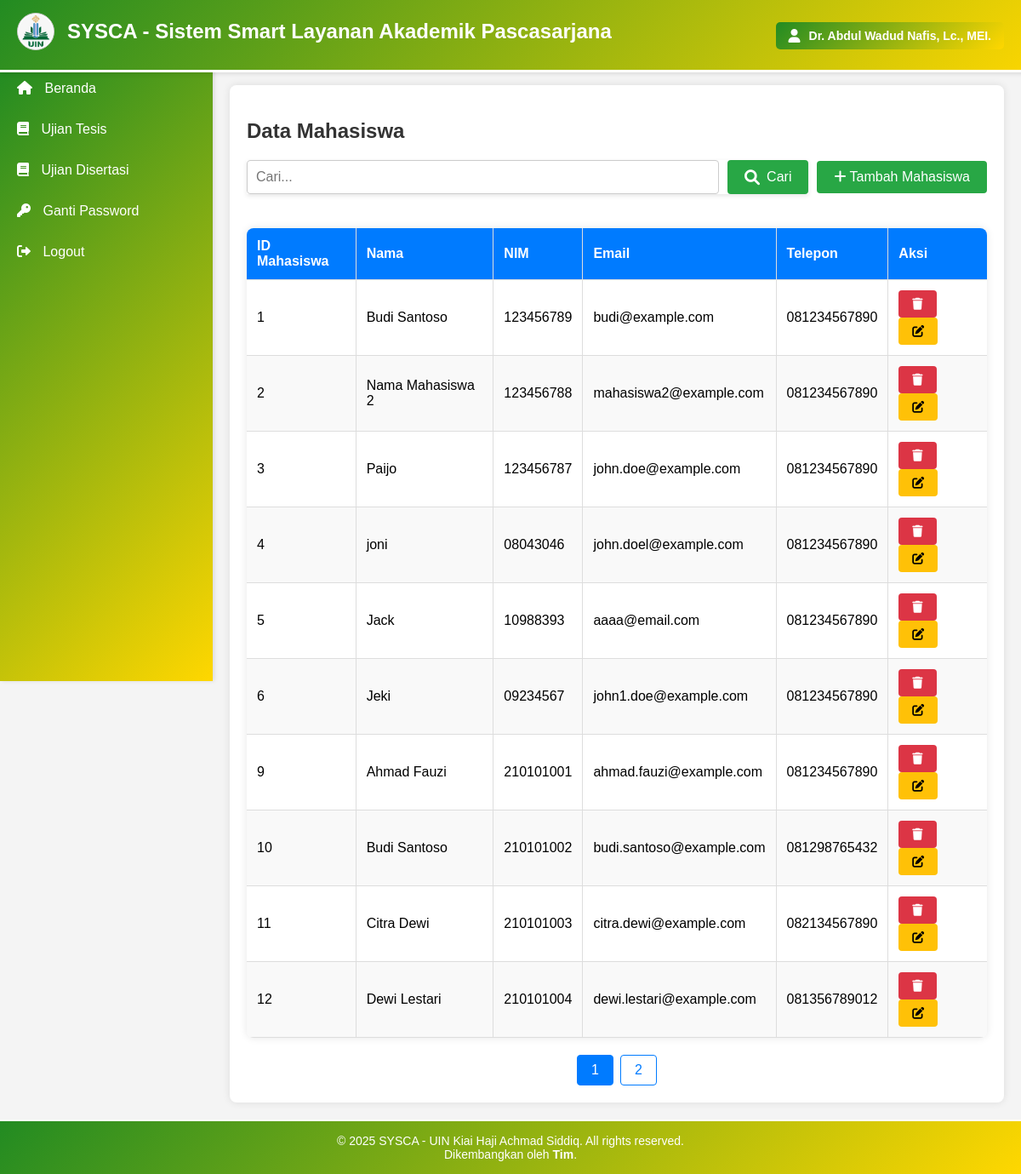
Screenshot of /crud_mahasiswa.php (signed in) with the database file from the repository.
### tables this page shows
CREATE TABLE `mahasiswa` (
  `id_mahasiswa` int(11) NOT NULL,
  `nama` varchar(100) NOT NULL,
  `nim` varchar(20) NOT NULL,
  `email` varchar(100) DEFAULT NULL,
  `telepon` varchar(15) DEFAULT NULL
);

### crud_mahasiswa.php (the view, shortened to what this page needs)
<?php
include 'koneksi.php';
$limit = 10;
$page = isset($_GET['page']) ? (int)$_GET['page'] : 1;
$start = ($page > 1) ? ($page * $limit) - $limit : 0;
$search = isset($_GET['search']) ? $_GET['search'] : '';
$searchCondition = $search ? "WHERE nama LIKE '%$search%' OR nim LIKE '%$search%' OR email LIKE '%$search%' OR telepon LIKE '%$search%'" : '';
$query = "SELECT * FROM mahasiswa $searchCondition LIMIT $start, $limit";
$result = $koneksi->query($query);
$totalQuery = "SELECT COUNT(*) as total FROM mahasiswa $searchCondition";
$totalResult = $koneksi->query($totalQuery);
$totalData = $totalResult->fetch_assoc()['total'];
$totalPages = ceil($totalData / $limit);
?>
<!DOCTYPE html>
<html lang="id">
<head>
    <link rel="stylesheet" href="style.css">
    <link rel="stylesheet" href="https://cdnjs.cloudflare.com/ajax/libs/font-awesome/6.0.0/css/all.min.css">
</head>
<body>
    <?php include 'header.php'; ?>
    <?php include 'sidebar.php'; ?>
    <main class="content">
        <div class="container">
            <h2>Data Mahasiswa</h2>
            <div class="search-and-add">
                <form method="GET" action="crud_mahasiswa.php" class="search-form">
                    <input type="text" name="search" placeholder="Cari..." value="<?php echo $search; ?>">
                    <button type="submit"><i class="fas fa-search"></i> Cari</button>
                </form>
                <button onclick="openAddModal()" class="btn-tambah"><i class="fas fa-plus"></i> Tambah Mahasiswa</button>
            </div>
            <table>
                <thead>
                    <tr>
                        <th>ID Mahasiswa</th>
                        <th>Nama</th>
                        <th>NIM</th>
                        <th>Email</th>
                        <th>Telepon</th>
                        <th>Aksi</th>
                    </tr>
                </thead>
                <tbody>
                    <?php while ($row = $result->fetch_assoc()): ?>
                    <tr>
                        <td><?php echo $row['id_mahasiswa']; ?></td>
                        <td><?php echo $row['nama']; ?></td>
                        <td><?php echo $row['nim']; ?></td>
                        <td><?php echo $row['email']; ?></td>
                        <td><?php echo $row['telepon']; ?></td>
                        <td>
                            <form method="POST" action="crud_mahasiswa.php" style="display:inline;">
                                <button type="submit" name="delete" class="btn-hapus"><i class="fas fa-trash"></i></button>
                            </form>
                            <button onclick="openEditModal(<?php echo $row['id_mahasiswa']; ?>, '<?php echo $row['nama']; ?>', '<?php echo $row['nim']; ?>', '<?php echo $row['email']; ?>', '<?php echo $row['telepon']; ?>')" class="btn-edit"><i class="fas fa-edit"></i></button>
                        </td>
                    </tr>
                    <?php endwhile; ?>
                </tbody>
            </table>
            <div class="pagination">
                <?php for ($i = 1; $i <= $totalPages; $i++): ?>
                    <a href="?page=<?php echo $i; ?>&search=<?php echo $search; ?>" class="<?php echo $page == $i ? 'active' : ''; ?>"><?php echo $i; ?></a>
                <?php endfor; ?>
            </div>
        </div>
    </main>
    <?php include 'footer.php'; ?>
</body>
</html>

### style.css (style rules this page uses)
body { font-family: Arial, sans-serif; margin: 0; padding: 0; background-color: #f4f4f4; display: flex; flex-direction: column; min-height: 100vh; }
.content { margin-left: 250px; padding: 80px 20px 20px; flex: 1; transition: margin-left 0.3s ease-in-out; }
.container { background: #fff; padding: 20px; border-radius: 8px; box-shadow: 0 0 10px rgba(0, 0, 0, 0.1); margin-top: 20px; }
h2 { color: #333; margin-bottom: 20px; }
table { width: 100%; border-collapse: collapse; margin-top: 20px; box-shadow: 0 0 10px rgba(0, 0, 0, 0.1); border-radius: 8px; overflow: hidden; }
table thead { background-color: #90EE90; color: #333; }
table th, table td { padding: 12px; text-align: left; border-bottom: 1px solid #ddd; }
table th { font-weight: bold; }
table tbody tr:nth-child(even) { background-color: #f9f9f9; }
table tbody tr { transition: background-color 0.3s ease; }
table th, table td { border-right: 1px solid #ddd; }
table th:last-child, table td:last-child { border-right: none; }
.pagination { display: flex; justify-content: center; margin-top: 20px; }
.pagination a { padding: 8px 16px; margin: 0 4px; text-decoration: none; color: #007bff; border: 1px solid #007bff; border-radius: 4px; transition: background 0.3s, color 0.3s; }
.pagination a.active { background-color: #007bff; color: #fff; }
.btn-tambah, .btn-edit, .btn-hapus, .btn-simpan, .btn-batal { padding: 8px 16px; border: none; border-radius: 4px; cursor: pointer; text-decoration: none; font-size: 14px; transition: background 0.3s, color 0.3s; }
.btn-tambah { background-color: #28a745; color: #fff; margin-bottom: 20px; }
.btn-edit { background-color: #ffc107; color: #000; }
.btn-hapus { background-color: #dc3545; color: #fff; }
.search-and-add { display: flex; justify-content: space-between; align-items: center; margin-bottom: 20px; gap: 10px; }
.search-and-add form { flex: 1; display: flex; gap: 10px; }
.search-and-add form input[type="text"] { flex: 1; padding: 10px; border: 1px solid #ccc; border-radius: 4px; font-size: 16px; }
.search-and-add form button { padding: 10px 20px; background-color: #28a745; color: #fff; border: none; border-radius: 4px; cursor: pointer; }
.btn-tambah { padding: 10px 20px; background-color: #007bff; color: #fff; border: none; border-radius: 4px; cursor: pointer; text-decoration: none; font-size: 16px; white-space: nowrap; }
.search-form { display: flex; gap: 10px; margin-bottom: 20px; }
.search-form input[type="text"] { flex: 1; padding: 10px; border: 2px solid #007bff; border-radius: 4px; font-size: 16px; outline: none; transition: border-color 0.3s ease; }
.search-form button { padding: 10px 20px; background-color: #007bff; color: #fff; border: none; border-radius: 4px; cursor: pointer; font-size: 16px; display: flex; align-items: center; gap: 8px; transition: background-color 0.3s ease; }
.search-form button i { font-size: 18px; }
.search-form { box-shadow: 0 2px 5px rgba(0, 0, 0, 0.1); }
.search-form { display: flex; gap: 10px; flex: 1; }
.btn-tambah { padding: 10px 20px; background-color: #28a745; color: #fff; border: none; border-radius: 4px; cursor: pointer; text-decoration: none; font-size: 16px; white-space: nowrap; }
table thead { background-color: #007bff; color: #fff; }

### rows the page displays
mahasiswa: id_mahasiswa "1", nama "Budi Santoso", nim "123456789", email "budi@example.com", telepon "081234567890"
mahasiswa: id_mahasiswa "2", nama "Nama Mahasiswa 2", nim "123456788", email "mahasiswa2@example.com", telepon "081234567890"
mahasiswa: id_mahasiswa "3", nama "Paijo", nim "123456787", email "john.doe@example.com", telepon "081234567890"
mahasiswa: id_mahasiswa "4", nama "joni", nim "08043046", email "john.doel@example.com", telepon "081234567890"
mahasiswa: id_mahasiswa "5", nama "Jack", nim "10988393", email "aaaa@email.com", telepon "081234567890"
mahasiswa: id_mahasiswa "6", nama "Jeki", nim "09234567", email "john1.doe@example.com", telepon "081234567890"
mahasiswa: id_mahasiswa "9", nama "Ahmad Fauzi", nim "210101001", email "ahmad.fauzi@example.com", telepon "081234567890"
mahasiswa: id_mahasiswa "10", nama "Budi Santoso", nim "210101002", email "budi.santoso@example.com", telepon "081298765432"
mahasiswa: id_mahasiswa "11", nama "Citra Dewi", nim "210101003", email "citra.dewi@example.com", telepon "082134567890"
mahasiswa: id_mahasiswa "12", nama "Dewi Lestari", nim "210101004", email "dewi.lestari@example.com", telepon "081356789012"

### other values shown
$nama "Dr. Abdul Wadud Nafis, Lc., MEI."
